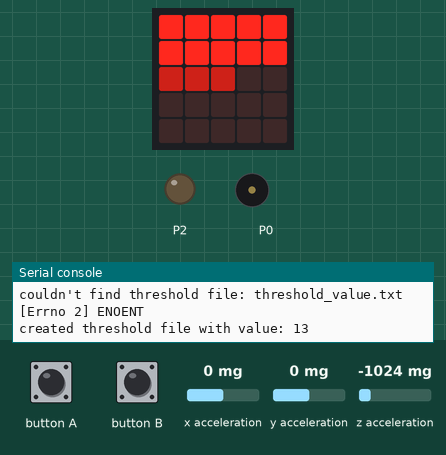
The program below on a simulated BBC micro:bit running MicroPython. Shown: the board's 5×5 LED display, output pins drawn as LEDs (lit = HIGH), buzzer (waves = sounding), the last lines printed to the serial console. Dashed ring = blinking. Inputs (shaded band) come from the test bench; at power-on: x acceleration 0 mg, y acceleration 0 mg, z acceleration -1024 mg. Files the program writes start out absent; no radio messages arrive unless stated (any console line starting 'radio sent:' is added by the test bench); files that are not in the repository are absent.

Above: at 1.2 s.
1.3 s: x acceleration set to -1157 mg
At 1.8 s:
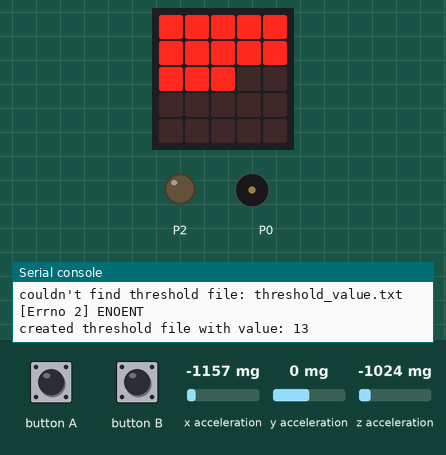
2.8 s: x acceleration set to -1234 mg
At 3.22 s:
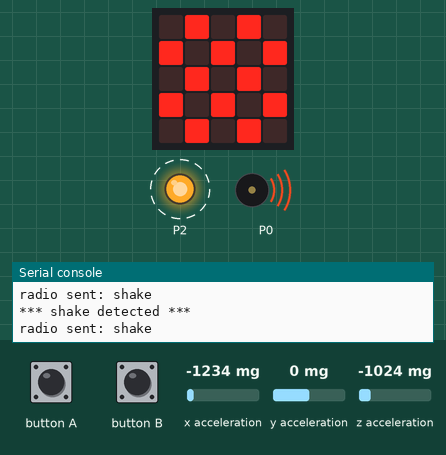
4.8 s: button A pressed for 0.15 s
At 5.02 s:
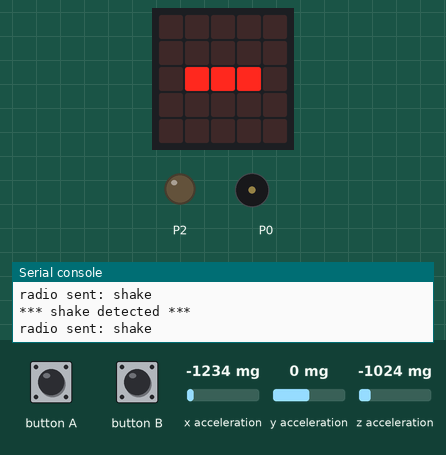
5.5 s: y acceleration set to -1440 mg
8.0 s: y acceleration set to -750 mg
10.3 s: button B pressed for 0.15 s
At 10.42 s:
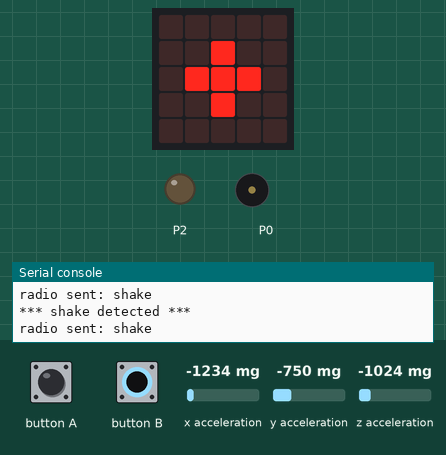
Timing chart, 0 to 12.0 s (numbered marks = the images above; inputs shaded):
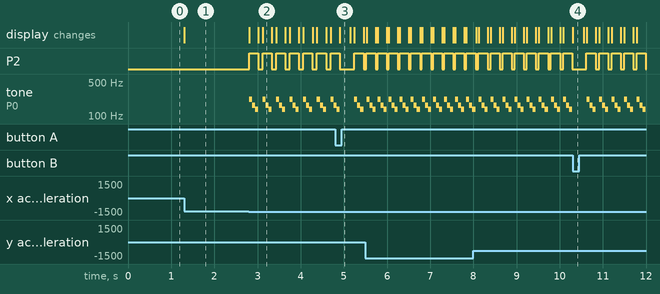

Measured:
- the behaviour switches between -1183 and -1184 mg on x acceleration (found by bisection; images 1 and 2)
- after the input at 1.3 s, the display: changes at once (image 1)
- after the input at 2.8 s, P2: alternates HIGH for 0.21 s and LOW for 0.10 s, starting at once; tone on P0: silent → 221 Hz at once, then repeats every 0.31 s: 165 Hz 0.07 s, 139 Hz 0.07 s, silent 0.10 s, 221 Hz 0.07 s; the display: changes at once (image 2)
- after the input at 4.8 s, the display: changes after 0.10 s (image 3)
- after the input at 10.3 s, the display: changes at once (image 4)

The program:

transmit.py
```python
''' Shake detector.
When the board is shaken harder than an adjustable threshold:
    Transmit a message to the receiver by radio.
    Activate haptic buzzer on GPIO 2.
    Play tune.
Threshold value for shake detection adjusted using a/b buttons.
button a: makes board more sensitive, lower shake needed to activate.
button b: makes board less sensitive, harder shake needed to activate.
Use https://python.microbit.org/v/3 to program, not uflash or the board
randomly freezes
Threshold value stored in threshold_value.txt.
https://www.mattoppenheim.com/handshake/
Matthew Oppenheim
Last update: 2023_08_06 '''

from microbit import *
import music
import radio

ACC_DIVISOR = 100000

# Intensity of the LEDs
BRIGHT = '9'
FAINT = '4'

# number of accelerometer values to average over
FILTER_LENGTH = 10

# How many LEDs to turn on or off per button push
INCREMENT = 1
LEDS = 25
MAX_THRESH = 25
THRESH_BRIGHT = '5'
THRESHOLD = 13
THRESHOLD_VALUE = 'threshold_value.txt'

# Reset the board after this numer of milliseconds due to the music library bug
TIMEOUT = 10000

# Frequencies to play for sound prompt.
# C#
FREQ_3 = 139

# E
FREQ_2 = 165

# A
FREQ_1 = 221

radio.config(address=0x101000, group=40, channel=2, data_rate=radio.RATE_1MBIT)
print('monitoring accelerometer')


def average(list):
    ''' return the average of <list> '''
    average = sum(list)/len(list)
    return average


def detection():
    print('*** shake detected ***')
    haptic('on')
    display.show(Image.CHESSBOARD)
    radio.send('shake')
    # Play three tones, takes 210ms
    play_tone(FREQ_1)
    play_tone(FREQ_2)
    play_tone(FREQ_3)
    haptic('off')


def increase_sensitivity(threshold, inc):
    display.show('+')
    threshold = limit(threshold+inc, MAX_THRESH)
    sleep(250)
    return threshold


def decrease_sensitivity(threshold, inc):
    display.show('-')
    threshold = limit(threshold-inc, MAX_THRESH)
    sleep(250)
    return threshold


def haptic(state):
    ''' Turn haptic on/off '''
    if (state == 'on'):
        pin2.write_digital(1)
        return
    pin2.write_digital(0)


def initialise_list():
    return [1] * FILTER_LENGTH


def limit(val, limit):
    ''' limit <val> between 0 and <limit>'''
    if val > limit:
        val = limit
    if val < 0:
        val = 0
    return int(val)


def leds_string2(bright, faint):
    ''' return led string '''
    bright = limit(bright, LEDS)
    faint = limit(faint, LEDS)
    if faint <= bright:
        faint = 0
    leds_string = BRIGHT*bright + FAINT*(faint-bright) + \
        '0' * (LEDS-(bright+faint))
    leds_string = ":".join(leds_string[i:i+5]
                           for i in range(0, len(leds_string), 5))
    leds_image = Image(leds_string + ':')
    return leds_image


def play_tone(frequency):
    ''' Play frequency for 70ms. '''
    # pitch(frequency, ms)
    music.pitch(frequency, 70)


def read_file(filename):
    with open(filename, 'r') as my_file:
        read_value = my_file.read()
        return read_value


def startup():
    ''' Display a pattern '''
    display.show(Image.YES)
    sleep(100)


def write_file(filename, value):
    with open(filename, 'w') as my_file:
        my_file.write(str(value))
        my_file.close()


def main():
    # startup()
    acc_list = initialise_list()
    radio.on()
    set_volume(256)
    # initialise haptic feed control pin low
    pin2.write_digital(0)
    try:
        thresh = int(read_file(THRESHOLD_VALUE))
        print('threshold from file: {}'.format(thresh))
    except Exception as e:
        print('couldn\'t find threshold file: {} {}'.format(THRESHOLD_VALUE, e))
        thresh = THRESHOLD
        write_file(THRESHOLD_VALUE, THRESHOLD)
        print('created threshold file with value: {}'.format(THRESHOLD))
    while True:
        incoming = radio.receive()
        x = accelerometer.get_x()
        y = accelerometer.get_y()
        z = accelerometer.get_z()
        acc = int((x**2 + y**2 + z**2)/ACC_DIVISOR)
        acc_list.pop(0)
        acc_list.append(acc)
        if average(acc_list) > thresh:
            detection()
            acc_list = initialise_list()
        if button_a.was_pressed() or incoming == 'decrease':
            thresh = (decrease_sensitivity(thresh, INCREMENT))
            write_file(THRESHOLD_VALUE, thresh)
            print('threshold: {}'.format(thresh))
        if button_b.was_pressed() or incoming == 'increase':
            thresh = (increase_sensitivity(thresh, INCREMENT))
            write_file(THRESHOLD_VALUE, thresh)
            print('threshold: {}'.format(thresh))
        display.show(leds_string2(acc, thresh))
        sleep(10)


main()
```
